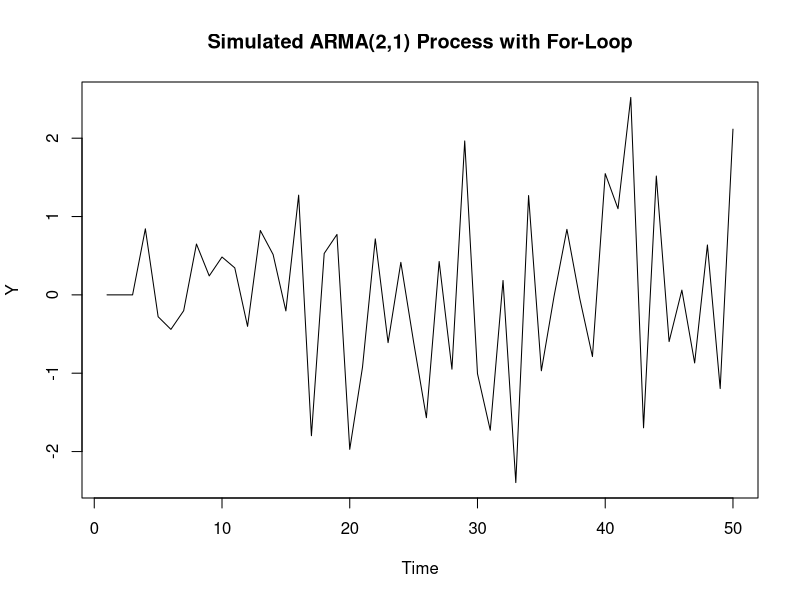
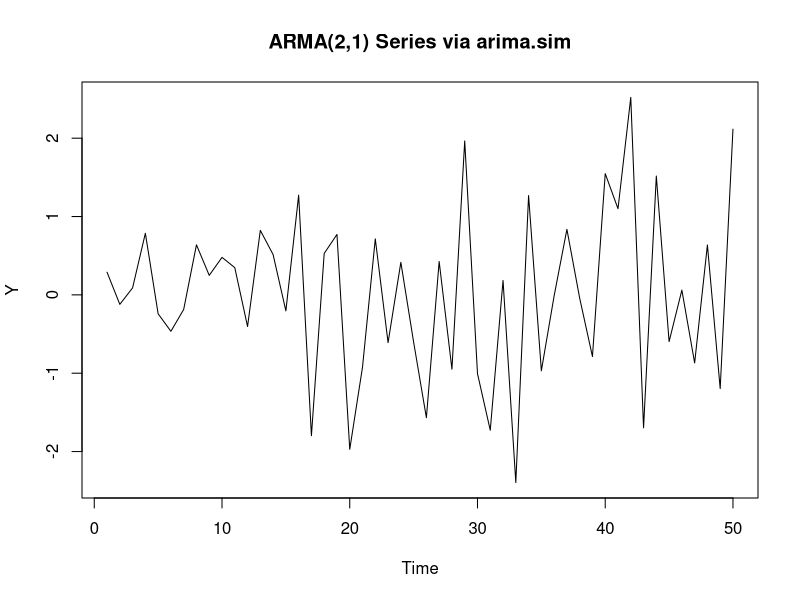
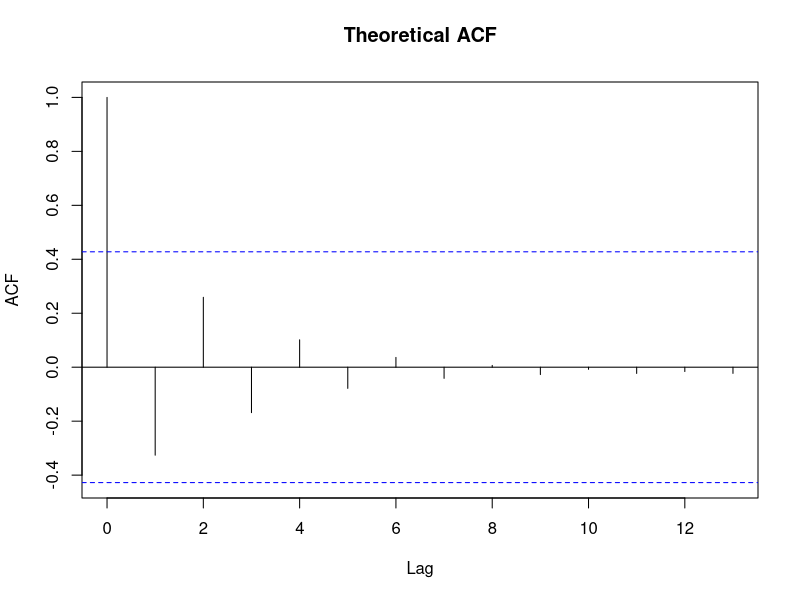
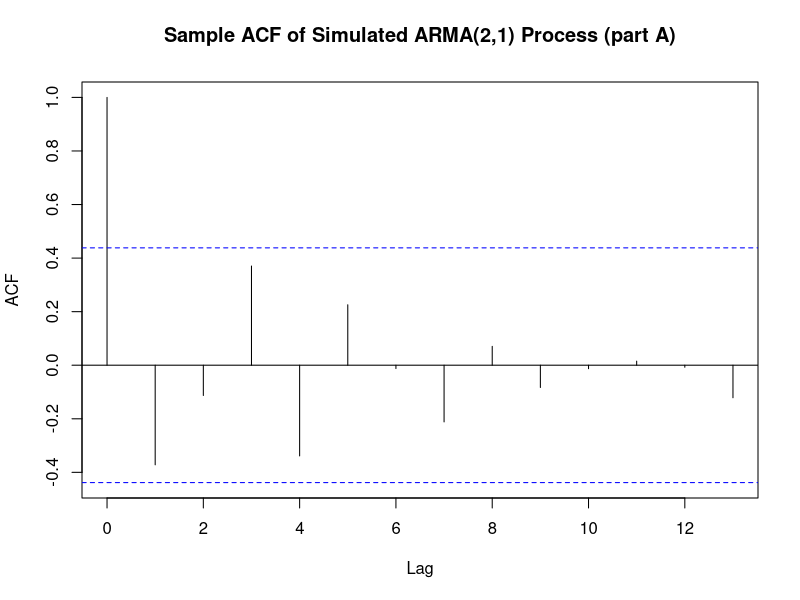
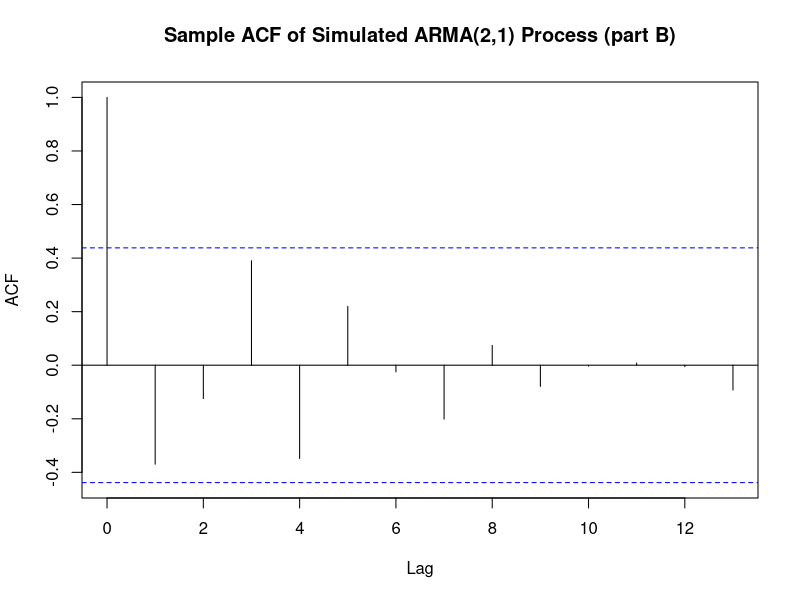
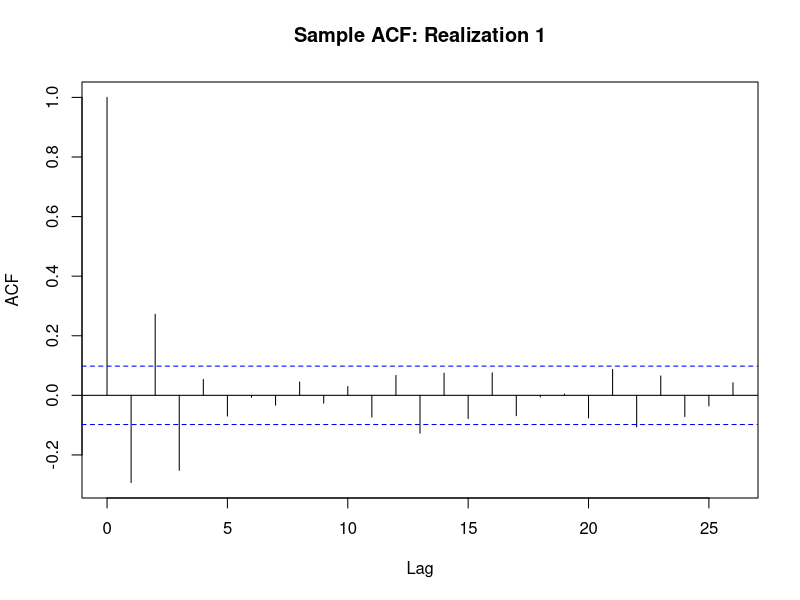
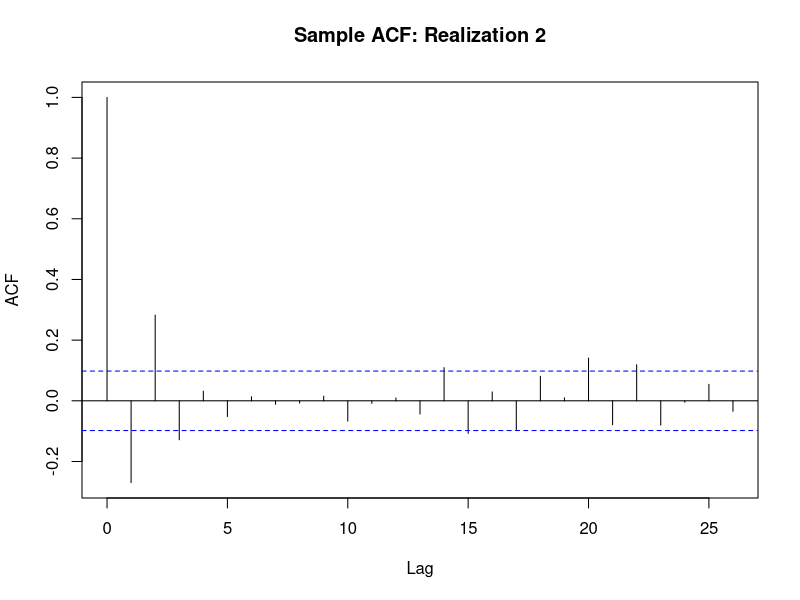
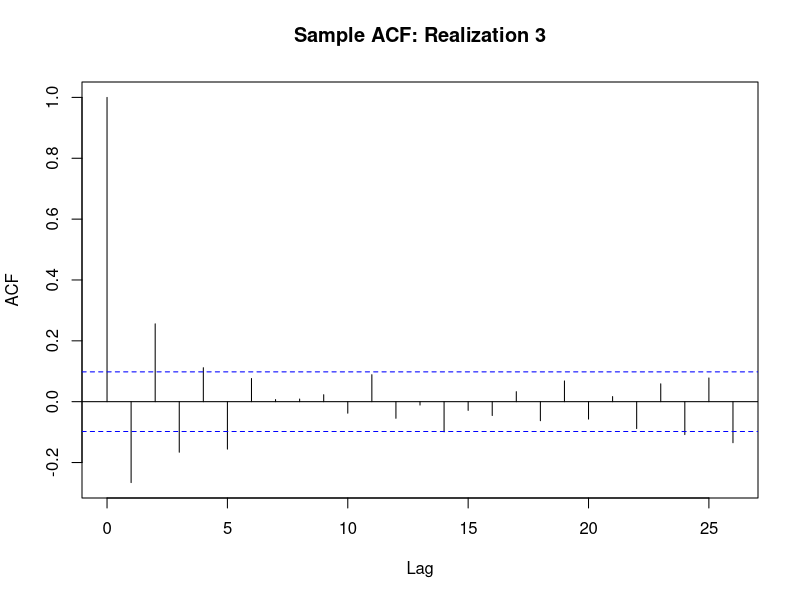

These figures' R source, in order:
## ---- chunk 1

knitr::opts_chunk$set(echo = TRUE)

## ---- chunk 2

set.seed(305)

# parameters
phi1   <- -0.5
phi2   <- 0.1
theta1 <- 0.3

# innovation vector with burn-in period
epsilon <- c(0, 0, 0, rnorm(47))

# initialize Y vector with length 50
Y <- rep(0, 50)

# set burn-in values
Y[1:3] <- 0

# generate ARMA(2,1) process using for loop
for (t in 4:50) {
  Y[t] <- phi1 * Y[t - 1] + phi2 * Y[t - 2] + epsilon[t] + theta1 * epsilon[t - 1]
}

# print the values
print(Y)

# plot the series
plot(Y, type = "l", main = "Simulated ARMA(2,1) Process with For-Loop", ylab = "Y", xlab = "Time")

## ---- chunk 3

set.seed(305) 

# define the innovations (same as before)
epsilon <- c(0, 0, 0, rnorm(47))

# use arima.sim with custom innovations
Y_sim <- arima.sim(n = 50, 
                   model = list(ar = c(-0.5, 0.1), ma = 0.3), 
                   innov = epsilon)

# display the series values
print(Y_sim)

# plot the series
plot(Y_sim, type = "l", main = "ARMA(2,1) Series via arima.sim", ylab = "Y", xlab = "Time")

## ---- chunk 4

# theoretical ACF for ARMA(2,1)
theoretical_acf <- ARMAacf(ar = c(-0.5, 0.1), ma = 0.3, lag.max = 20)
acf(theoretical_acf, main = 'Theoretical ACF')

acf(Y[1:20], main = "Sample ACF of Simulated ARMA(2,1) Process (part A)")
acf(Y_sim[1:20], main = "Sample ACF of Simulated ARMA(2,1) Process (part B)")

## ---- chunk 5

set.seed(305)

# define ARMA(2,1) parameters
ar_params <- c(-0.5, 0.1)
ma_params <- 0.3
n         <- 400

# generate 3 realizations
Y1 <- arima.sim(model = list(ar = ar_params, ma = ma_params), n = n)
Y2 <- arima.sim(model = list(ar = ar_params, ma = ma_params), n = n)
Y3 <- arima.sim(model = list(ar = ar_params, ma = ma_params), n = n)

# plot sample ACFs
acf(Y1, main = "Sample ACF: Realization 1")
acf(Y2, main = "Sample ACF: Realization 2")
acf(Y3, main = "Sample ACF: Realization 3")

y_range <- range(c(Y1, Y2, Y3))

# plot realizations
plot(Y1, type = "l", col = "blue",   ylim = y_range, main = "ARMA(2,1) Realization 1", ylab = "Value", xlab = "Time")
plot(Y2, type = "l", col = "red",    ylim = y_range, main = "ARMA(2,1) Realization 2", ylab = "Value", xlab = "Time")
plot(Y3, type = "l", col = "orange", ylim = y_range, main = "ARMA(2,1) Realization 3", ylab = "Value", xlab = "Time")

